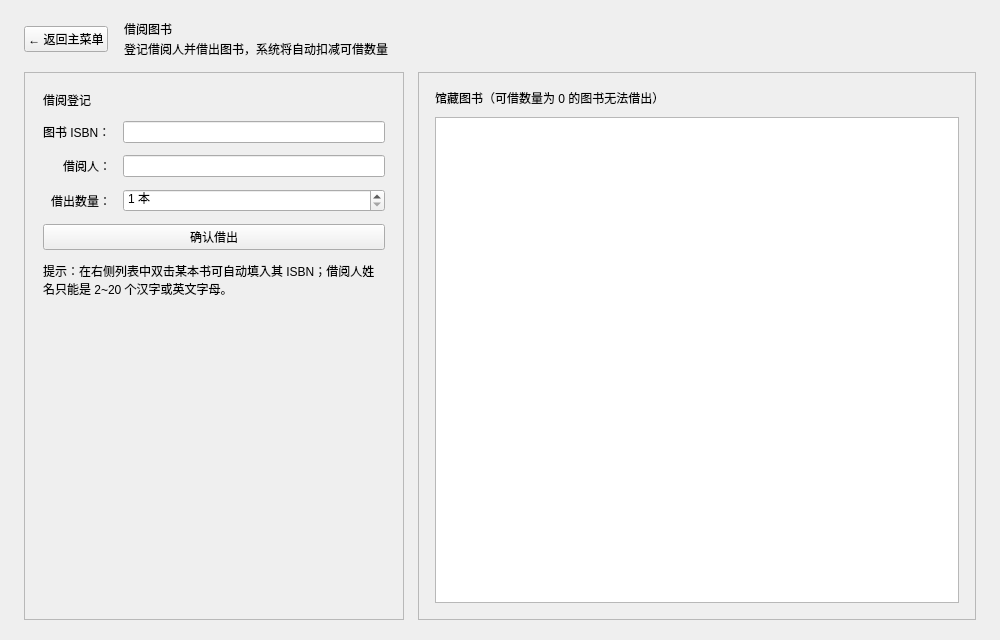
<?xml version="1.0" encoding="UTF-8"?>
<ui version="4.0">
 <class>LendBookPage</class>
 <widget class="QWidget" name="LendBookPage">
  <property name="geometry">
   <rect>
    <x>0</x>
    <y>0</y>
    <width>1000</width>
    <height>640</height>
   </rect>
  </property>
  <layout class="QVBoxLayout" name="mainLayout">
   <property name="spacing">
    <number>14</number>
   </property>
   <property name="leftMargin">
    <number>24</number>
   </property>
   <property name="topMargin">
    <number>20</number>
   </property>
   <property name="rightMargin">
    <number>24</number>
   </property>
   <property name="bottomMargin">
    <number>20</number>
   </property>
   <item>
    <layout class="QHBoxLayout" name="headerLayout">
     <property name="spacing">
      <number>16</number>
     </property>
     <item>
      <widget class="QPushButton" name="backButton">
       <property name="cursor">
        <cursorShape>PointingHandCursor</cursorShape>
       </property>
       <property name="text">
        <string>← 返回主菜单</string>
       </property>
      </widget>
     </item>
     <item>
      <layout class="QVBoxLayout" name="titleLayout">
       <property name="spacing">
        <number>2</number>
       </property>
       <item>
        <widget class="QLabel" name="titleLabel">
         <property name="text">
          <string>借阅图书</string>
         </property>
        </widget>
       </item>
       <item>
        <widget class="QLabel" name="subtitleLabel">
         <property name="text">
          <string>登记借阅人并借出图书，系统将自动扣减可借数量</string>
         </property>
        </widget>
       </item>
      </layout>
     </item>
     <item>
      <spacer name="headerSpacer">
       <property name="orientation">
        <enum>Qt::Orientation::Horizontal</enum>
       </property>
       <property name="sizeHint" stdset="0">
        <size>
         <width>40</width>
         <height>20</height>
        </size>
       </property>
      </spacer>
     </item>
    </layout>
   </item>
   <item>
    <layout class="QHBoxLayout" name="contentLayout">
     <property name="spacing">
      <number>14</number>
     </property>
     <item>
      <widget class="QFrame" name="formFrame">
       <property name="frameShape">
        <enum>QFrame::Shape::StyledPanel</enum>
       </property>
       <property name="minimumSize">
        <size>
         <width>340</width>
         <height>0</height>
        </size>
       </property>
       <property name="maximumSize">
        <size>
         <width>380</width>
         <height>16777215</height>
        </size>
       </property>
       <layout class="QVBoxLayout" name="formFrameLayout">
        <property name="spacing">
         <number>12</number>
        </property>
        <property name="leftMargin">
         <number>18</number>
        </property>
        <property name="topMargin">
         <number>18</number>
        </property>
        <property name="rightMargin">
         <number>18</number>
        </property>
        <property name="bottomMargin">
         <number>18</number>
        </property>
        <item>
         <widget class="QLabel" name="formTitleLabel">
          <property name="text">
           <string>借阅登记</string>
          </property>
         </widget>
        </item>
        <item>
         <layout class="QFormLayout" name="formLayout">
          <property name="horizontalSpacing">
           <number>12</number>
          </property>
          <property name="verticalSpacing">
           <number>12</number>
          </property>
          <property name="labelAlignment">
           <set>Qt::AlignmentFlag::AlignRight|Qt::AlignmentFlag::AlignTrailing|Qt::AlignmentFlag::AlignVCenter</set>
          </property>
          <item row="0" column="0">
           <widget class="QLabel" name="isbnLabel">
            <property name="text">
             <string>图书 ISBN：</string>
            </property>
            <property name="buddy">
             <cstring>isbnEdit</cstring>
            </property>
           </widget>
          </item>
          <item row="0" column="1">
           <widget class="QLineEdit" name="isbnEdit"/>
          </item>
          <item row="1" column="0">
           <widget class="QLabel" name="readerLabel">
            <property name="text">
             <string>借阅人：</string>
            </property>
            <property name="buddy">
             <cstring>readerEdit</cstring>
            </property>
           </widget>
          </item>
          <item row="1" column="1">
           <widget class="QLineEdit" name="readerEdit"/>
          </item>
          <item row="2" column="0">
           <widget class="QLabel" name="countLabel">
            <property name="text">
             <string>借出数量：</string>
            </property>
            <property name="buddy">
             <cstring>countSpinBox</cstring>
            </property>
           </widget>
          </item>
          <item row="2" column="1">
           <widget class="QSpinBox" name="countSpinBox">
            <property name="minimum">
             <number>1</number>
            </property>
            <property name="maximum">
             <number>999</number>
            </property>
            <property name="suffix">
             <string> 本</string>
            </property>
           </widget>
          </item>
         </layout>
        </item>
        <item>
         <widget class="QPushButton" name="confirmButton">
          <property name="cursor">
           <cursorShape>PointingHandCursor</cursorShape>
          </property>
          <property name="text">
           <string>确认借出</string>
          </property>
         </widget>
        </item>
        <item>
         <widget class="QLabel" name="hintLabel">
          <property name="text">
           <string>提示：在右侧列表中双击某本书可自动填入其 ISBN；借阅人姓名只能是 2~20 个汉字或英文字母。</string>
          </property>
          <property name="wordWrap">
           <bool>true</bool>
          </property>
         </widget>
        </item>
        <item>
         <spacer name="formSpacer">
          <property name="orientation">
           <enum>Qt::Orientation::Vertical</enum>
          </property>
          <property name="sizeHint" stdset="0">
           <size>
            <width>20</width>
            <height>40</height>
           </size>
          </property>
         </spacer>
        </item>
       </layout>
      </widget>
     </item>
     <item>
      <widget class="QFrame" name="tableFrame">
       <property name="frameShape">
        <enum>QFrame::Shape::StyledPanel</enum>
       </property>
       <layout class="QVBoxLayout" name="tableFrameLayout">
        <property name="spacing">
         <number>10</number>
        </property>
        <property name="leftMargin">
         <number>16</number>
        </property>
        <property name="topMargin">
         <number>16</number>
        </property>
        <property name="rightMargin">
         <number>16</number>
        </property>
        <property name="bottomMargin">
         <number>16</number>
        </property>
        <item>
         <widget class="QLabel" name="tableTitleLabel">
          <property name="text">
           <string>馆藏图书（可借数量为 0 的图书无法借出）</string>
          </property>
         </widget>
        </item>
        <item>
         <widget class="QTableView" name="availableTableView">
          <property name="alternatingRowColors">
           <bool>true</bool>
          </property>
         </widget>
        </item>
       </layout>
      </widget>
     </item>
    </layout>
   </item>
  </layout>
 </widget>
 <resources/>
 <connections/>
</ui>
